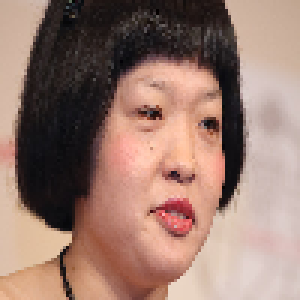
#> input picture beauty-judge/images/target_NO-おかずクラブオカリナ__11_4.png, 100 x 100 px (shown 3 times larger); its folder holds only this picture in this run
$ python pickup-faces.py
#> lines starting #> are read from the running program, lines starting #| are printed output that depends on the picture
# -*- coding: utf-8 -*-

import os
import cv2


def main():
    """
    images下の美人画像一覧を読み出し、faces下に顔画像検出した結果を保存する
    """
    for image_path, _, files in os.walk('images'):
        if len(_):
            continue
        face_path = image_path.replace('images', 'faces')
        if not os.path.exists(face_path): os.makedirs(face_path)
        for filename in files:
            if not filename.startswith('.'):
                save_faces(image_path, face_path, filename)


def save_faces(image_path, face_path, filename):
    """
    真正面顔判定用のOpenCVファイルを使って、顔画像を切り出す
    """
#> called with image_path = 'images', face_path = 'faces', filename = 'target_NO-おかずクラブオカリナ__11_4.png'
    print(image_path, face_path, filename)
    # カスケード分類器を読み込む(正面顔の検出分類器)
    cascade = cv2.CascadeClassifier('haarcascades/haarcascade_frontalface_alt2.xml')
    image = cv2.imread('{}/{}'.format(image_path, filename))
#> image is the input picture: shape (100, 100, 3); mean B, G, R 110.2, 121.4, 151.8
    gray_image = cv2.cvtColor(image, cv2.COLOR_BGR2GRAY)
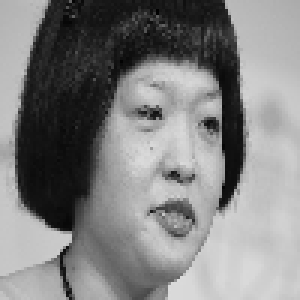
#> gray_image: shape (100, 100) (shown 3 times larger); min 1, max 220, mean 129.2
    faces = cascade.detectMultiScale(gray_image)
#> faces = [[30, 19, 58, 58]]
    # Extract when just one face is detected
    if (len(faces) == 1):
        (x, y, w, h) = faces[0]
#> x = 30; y = 19; w = 58; h = 58
        image = image[y:y+h, x:x+w]
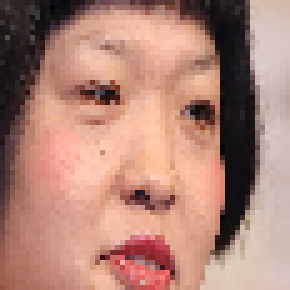
#> image: shape (58, 58, 3) (shown 5 times larger); mean B, G, R 119.1, 132.3, 175.8
        image = cv2.resize(image, (100, 100))
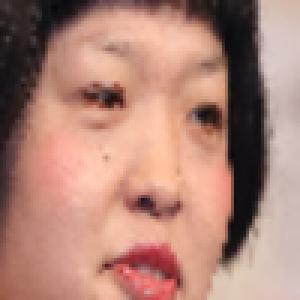
#> image: shape (100, 100, 3) (shown 3 times larger); mean B, G, R 119, 132.1, 175.6
        cv2.imwrite('{}/{}'.format(face_path, filename), image)
    else:
        cv2.imwrite('{}/{}'.format(face_path + "/misses", filename), image)
        print("skipped.")


if __name__ == '__main__':
    main()

$ run again, on beauty-judge/images/target_NO-おかずクラブオカリナ__51_1.png
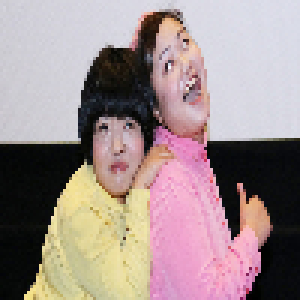
#> input picture beauty-judge/images/target_NO-おかずクラブオカリナ__51_1.png, 100 x 100 px (shown 3 times larger)
#> in save_faces, image is the input picture: shape (100, 100, 3); mean B, G, R 142, 142.2, 159.6
#> in save_faces, `gray_image = cv2.cvtColor(image, cv2.COLOR_BGR2GRAY)`:
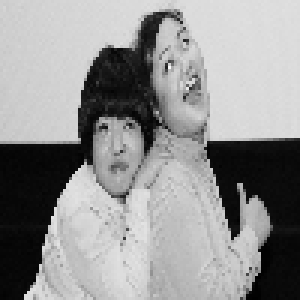
#> gray_image: shape (100, 100) (shown 3 times larger); min 0, max 249, mean 147.4
#> faces = [[28, 35, 23, 23]]
#> x = 28; y = 35; w = 23
#> in save_faces, `image = cv2.resize(image, (100, 100))`:
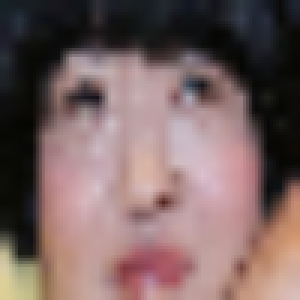
#> image: shape (100, 100, 3) (shown 3 times larger); mean B, G, R 97.9, 98.9, 121.2

$ run again, on beauty-judge/images/target_NO-おかずクラブオカリナ__81_0.png
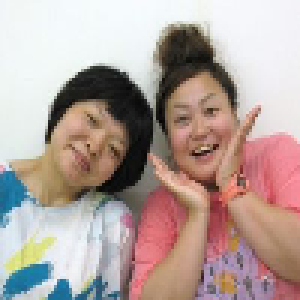
#> input picture beauty-judge/images/target_NO-おかずクラブオカリナ__81_0.png, 100 x 100 px (shown 3 times larger)
#> in save_faces, image is the input picture: shape (100, 100, 3); mean B, G, R 156.5, 162, 179.9
#> in save_faces, `gray_image = cv2.cvtColor(image, cv2.COLOR_BGR2GRAY)`:
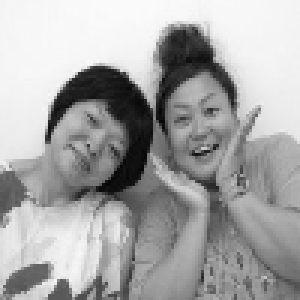
#> gray_image: shape (100, 100) (shown 3 times larger); min 4, max 250, mean 166.7
#> faces = [[53, 28, 27, 27]]
#> x = 53; y = 28; w = 27
#> in save_faces, `image = cv2.resize(image, (100, 100))`:
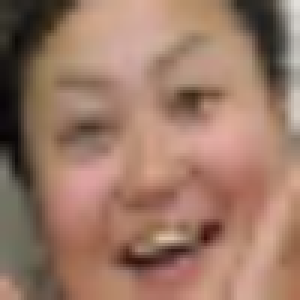
#> image: shape (100, 100, 3) (shown 3 times larger); mean B, G, R 102.5, 120.3, 155.7
